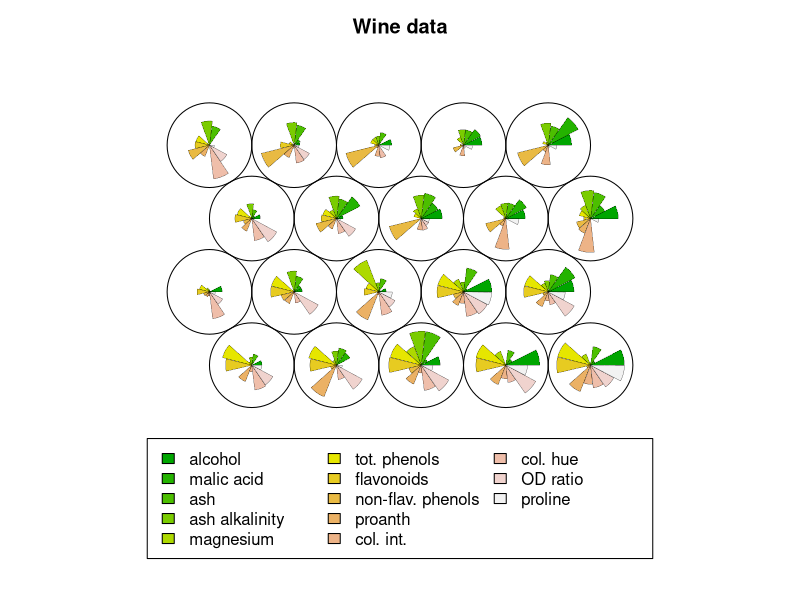

Source code (R):
rm(list = ls())
library(kohonen)
data("wines")
class(wines)
wines.sc <- scale(wines)
set.seed(7)
wine.som <- som(X = wines.sc, grid = somgrid(5, 4, "hexagonal"))

# plotting the codebook vectors of the wine data
plot(wine.som, main = "Wine data") # show the codebook vectors
